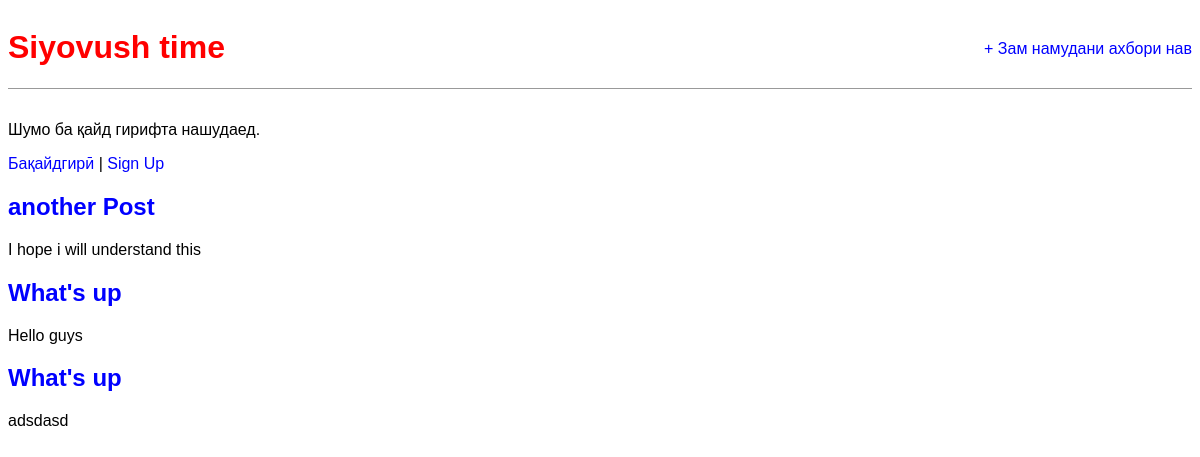
The app's page /, older data.
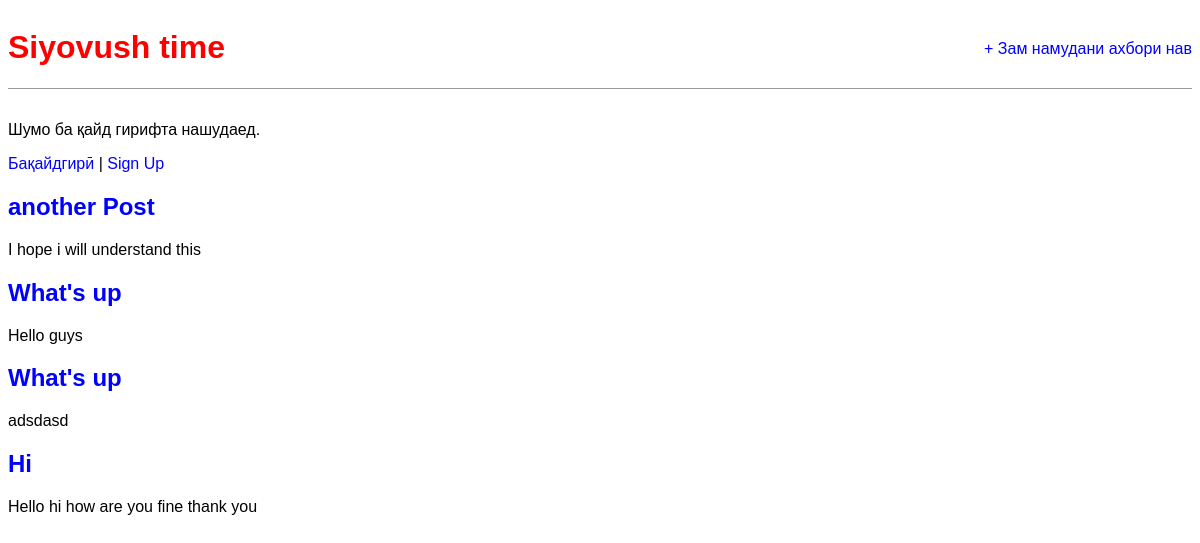
The same page, newer data.
### blog/models.py (models this page shows, shortened)
class Post(models.Model):
    admin = 'ADMIN'
    title = models.CharField(max_length=200)
    author = models.ForeignKey (
        'auth.User',
        on_delete=models.CASCADE ,
    )
    body = models.TextField()

### blog/views.py (the view)
# urls.py: path('' , BlogListView.as_view() , name="home")
class BlogListView(ListView):
    model = Post
    template_name = 'home.html'

### blog/templates/home.html
{% extends "base.html" %}
{% block content %}
    {% for post in post_list %}
        <div class="post-entry">
            <h2><a href="{% url 'post_detail' post.pk %}">{{ post.title }}</a>
            </h2>
            <p>{{ post.body }}</p>
        </div>
{% endfor %}
{% endblock content %}

### blog/templates/base.html (shortened to what this page needs)
{% load static %}
<html>
    <head>
        <link href="{% static 'css/base.css' %}" rel="stylesheet">
    </head>
    <body>
        <div>
            <header>
        <div class="nav-left">
            <h1><a href="{% url 'home' %}">Siyovush time</a></h1>
        </div>
        <div class="nav-right">
            <a href="{% url 'post_new' %}">+ Зам намудани ахбори нав</a>
        </div>
            </header>
            {% if user.is_authenticated %}
            <p>Hi {{ user.username }}!</p>
            <p><a href="{% url 'logout' %}"> Баромад </a></p>
                {% else %}
            <p>Шумо ба қайд гирифта нашудаед.</p>
                <a href="{% url 'login' %}"> Бақайдгирӣ </a> |
                <a href="{% url 'signup' %}">Sign Up</a>
            {% endif %}
        {% block content %}
        {% endblock content %}
        </div>
    </body>
</html>

### blog/static/css/base.css (style rules this page uses)
body { font-family: 'Sous Sans Pro' , sans-serif; font-size: 18 px; }
header { border-bottom: 1px solid #999; margin-bottom: 2rem; display: flex; }
header h1 a { color: red; text-decoration: none; }
.nav-left { margin-right: auto; }
.nav-right { display: flex; padding-top: 2rem; }
.post-entry { margin-bottom: 2rem; }
.post-entry { margin: 0.5rem 0; }
.post-entry h2, a, .post-entry h2 a:visited { color: blue; text-decoration: none; }
.post-entry p { margin: 0; font-weight: 400; }

Row changes from the older to the newer data that the page shows:
added Post: title "Hi", body "Hello hi how are you fine thank you"
